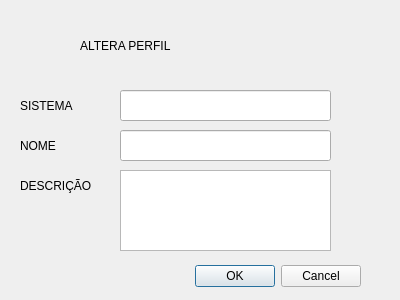
<?xml version="1.0" encoding="UTF-8"?>
<ui version="4.0">
 <class>Dialog</class>
 <widget class="QDialog" name="Dialog">
  <property name="geometry">
   <rect>
    <x>0</x>
    <y>0</y>
    <width>400</width>
    <height>300</height>
   </rect>
  </property>
  <property name="windowTitle">
   <string>Dialog</string>
  </property>
  <widget class="QDialogButtonBox" name="buttonBox">
   <property name="geometry">
    <rect>
     <x>20</x>
     <y>260</y>
     <width>341</width>
     <height>32</height>
    </rect>
   </property>
   <property name="orientation">
    <enum>Qt::Horizontal</enum>
   </property>
   <property name="standardButtons">
    <set>QDialogButtonBox::Cancel|QDialogButtonBox::Ok</set>
   </property>
  </widget>
  <widget class="QLabel" name="label">
   <property name="geometry">
    <rect>
     <x>20</x>
     <y>80</y>
     <width>91</width>
     <height>51</height>
    </rect>
   </property>
   <property name="styleSheet">
    <string notr="true">font: 16pt &quot;MS Shell Dlg 2&quot;;</string>
   </property>
   <property name="text">
    <string>SISTEMA</string>
   </property>
  </widget>
  <widget class="QLineEdit" name="lineEdit">
   <property name="geometry">
    <rect>
     <x>120</x>
     <y>90</y>
     <width>211</width>
     <height>31</height>
    </rect>
   </property>
  </widget>
  <widget class="QLabel" name="label_2">
   <property name="geometry">
    <rect>
     <x>80</x>
     <y>20</y>
     <width>241</width>
     <height>51</height>
    </rect>
   </property>
   <property name="styleSheet">
    <string notr="true">font: 24pt &quot;MS Shell Dlg 2&quot;;</string>
   </property>
   <property name="text">
    <string>ALTERA PERFIL</string>
   </property>
  </widget>
  <widget class="QLineEdit" name="lineEdit_2">
   <property name="geometry">
    <rect>
     <x>120</x>
     <y>130</y>
     <width>211</width>
     <height>31</height>
    </rect>
   </property>
  </widget>
  <widget class="QLabel" name="label_3">
   <property name="geometry">
    <rect>
     <x>20</x>
     <y>120</y>
     <width>91</width>
     <height>51</height>
    </rect>
   </property>
   <property name="styleSheet">
    <string notr="true">font: 16pt &quot;MS Shell Dlg 2&quot;;</string>
   </property>
   <property name="text">
    <string>NOME</string>
   </property>
  </widget>
  <widget class="QLabel" name="label_4">
   <property name="geometry">
    <rect>
     <x>20</x>
     <y>160</y>
     <width>91</width>
     <height>51</height>
    </rect>
   </property>
   <property name="styleSheet">
    <string notr="true">font: 10pt &quot;MS Shell Dlg 2&quot;;</string>
   </property>
   <property name="text">
    <string>DESCRIÇÃO</string>
   </property>
  </widget>
  <widget class="QTextEdit" name="textEdit">
   <property name="geometry">
    <rect>
     <x>120</x>
     <y>170</y>
     <width>211</width>
     <height>81</height>
    </rect>
   </property>
  </widget>
 </widget>
 <resources/>
 <connections>
  <connection>
   <sender>buttonBox</sender>
   <signal>accepted()</signal>
   <receiver>Dialog</receiver>
   <slot>accept()</slot>
   <hints>
    <hint type="sourcelabel">
     <x>248</x>
     <y>254</y>
    </hint>
    <hint type="destinationlabel">
     <x>157</x>
     <y>274</y>
    </hint>
   </hints>
  </connection>
  <connection>
   <sender>buttonBox</sender>
   <signal>rejected()</signal>
   <receiver>Dialog</receiver>
   <slot>reject()</slot>
   <hints>
    <hint type="sourcelabel">
     <x>316</x>
     <y>260</y>
    </hint>
    <hint type="destinationlabel">
     <x>286</x>
     <y>274</y>
    </hint>
   </hints>
  </connection>
 </connections>
</ui>
